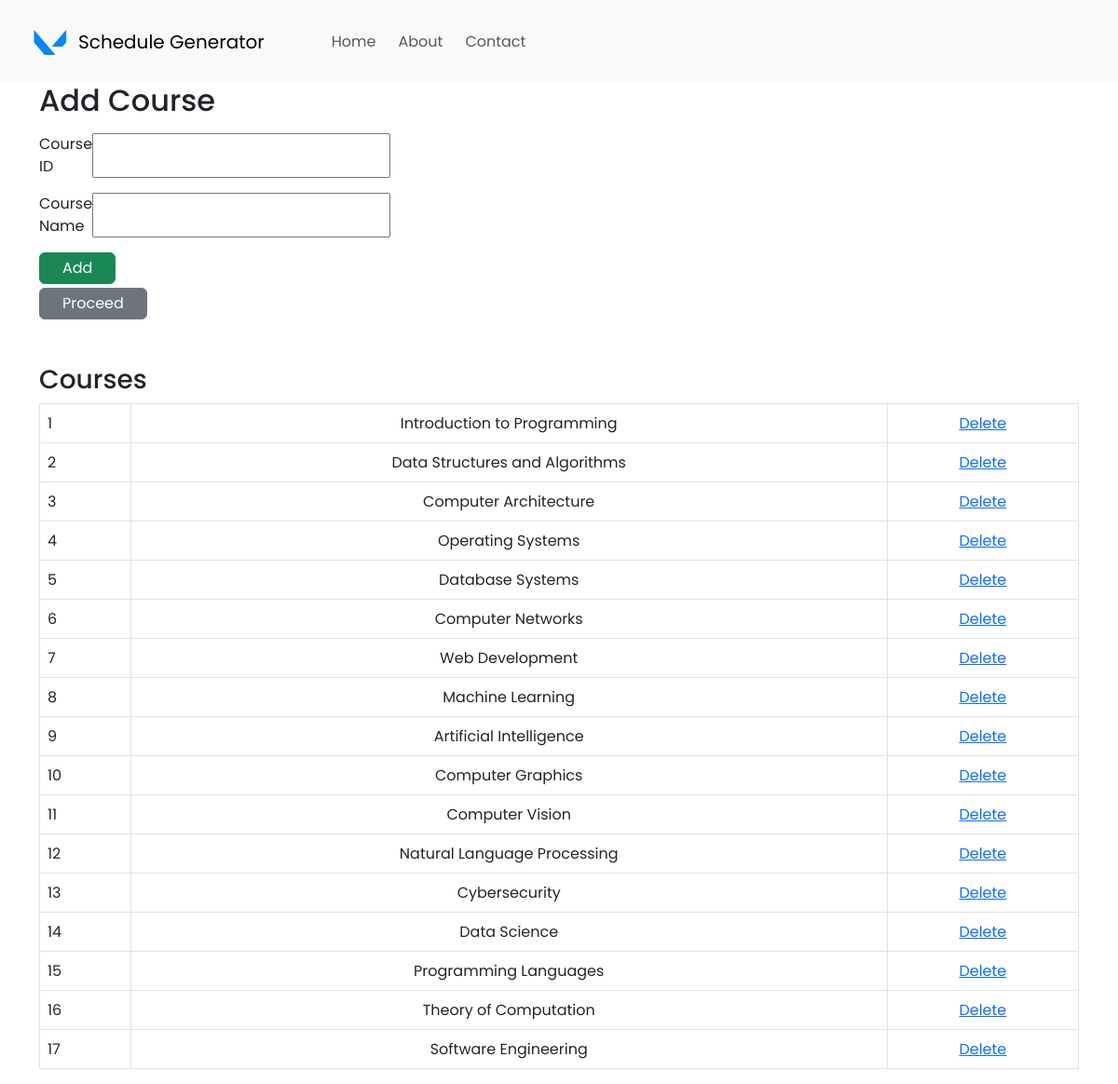
The app's page /add-course with its own data.
### my_app/models.py (models this page shows, shortened)
class Course(models.Model):
    uid = models.CharField(max_length=10)
    name = models.CharField(max_length=100)

### my_app/views.py (the view)
# urls.py: path('add-course', views.addCourse, name='add-course'),
def addCourse(request):
    if request.method == 'POST':
        form = CourseForm(request.POST)
        if form.is_valid():
            form.save()
            all_courses = Course.objects.all
            return render(request, 'add-course.html', {'all_courses': all_courses})
    else:
        all_courses = Course.objects.all
        return render(request, 'add-course.html', {'all_courses': all_courses})

### my_app/templates/add-course.html (shortened to what this page needs)
{% extends 'base.html' %}
{% block content %}
  <div style="width: 320px;">
    <form method="POST">
      <h2>Add Course</h2>
      <div class="mt-3 d-flex justify-content-between">
        <label>Course ID</label>
        <input type="text" name="uid" />
      </div>
      <div class="mt-3 d-flex justify-content-between">
        <label>Course Name</label>
        <input type="text" name="name" />
      </div>
      <button type="submit" class="mt-3 btn btn-success btn-large px-4 py-1">Add</button>
    </form>
    <button
        class="mt-1 btn btn-secondary btn-large px-4 py-1"
        onclick="window.location.href='/add-room'"
    >Proceed
    </button>
  </div>
  {% if all_courses %}
    <h3 class="mt-5">Courses</h3>
    <table class="table table-bordered">
      {% for course in all_courses %}
        <tr>
          <td>{{ course.uid }}</td>
          <td>
            <center>{{ course.name }}</center>
          </td>
          <td>
            <center><a href="{% url 'delete-course' course.id %}"> Delete</a></center>
          </td>
        </tr>
      {% endfor %}
    </table>
  {% endif %}
{% endblock %}

### my_app/static/css/home.css (style rules this page uses)
* { margin: 0; padding: 0; box-sizing: border-box; font-family: 'Poppins', sans-serif; }

### records on screen
Course: uid "1", name "Introduction to Programming"
Course: uid "2", name "Data Structures and Algorithms"
Course: uid "3", name "Computer Architecture"
Course: uid "4", name "Operating Systems"
Course: uid "5", name "Database Systems"
Course: uid "6", name "Computer Networks"
Course: uid "7", name "Web Development"
Course: uid "8", name "Machine Learning"
Course: uid "9", name "Artificial Intelligence"
Course: uid "10", name "Computer Graphics"
Course: uid "11", name "Computer Vision"
Course: uid "12", name "Natural Language Processing"
Course: uid "13", name "Cybersecurity"
Course: uid "14", name "Data Science"
Course: uid "15", name "Programming Languages"
Course: uid "16", name "Theory of Computation"
Course: uid "17", name "Software Engineering"
